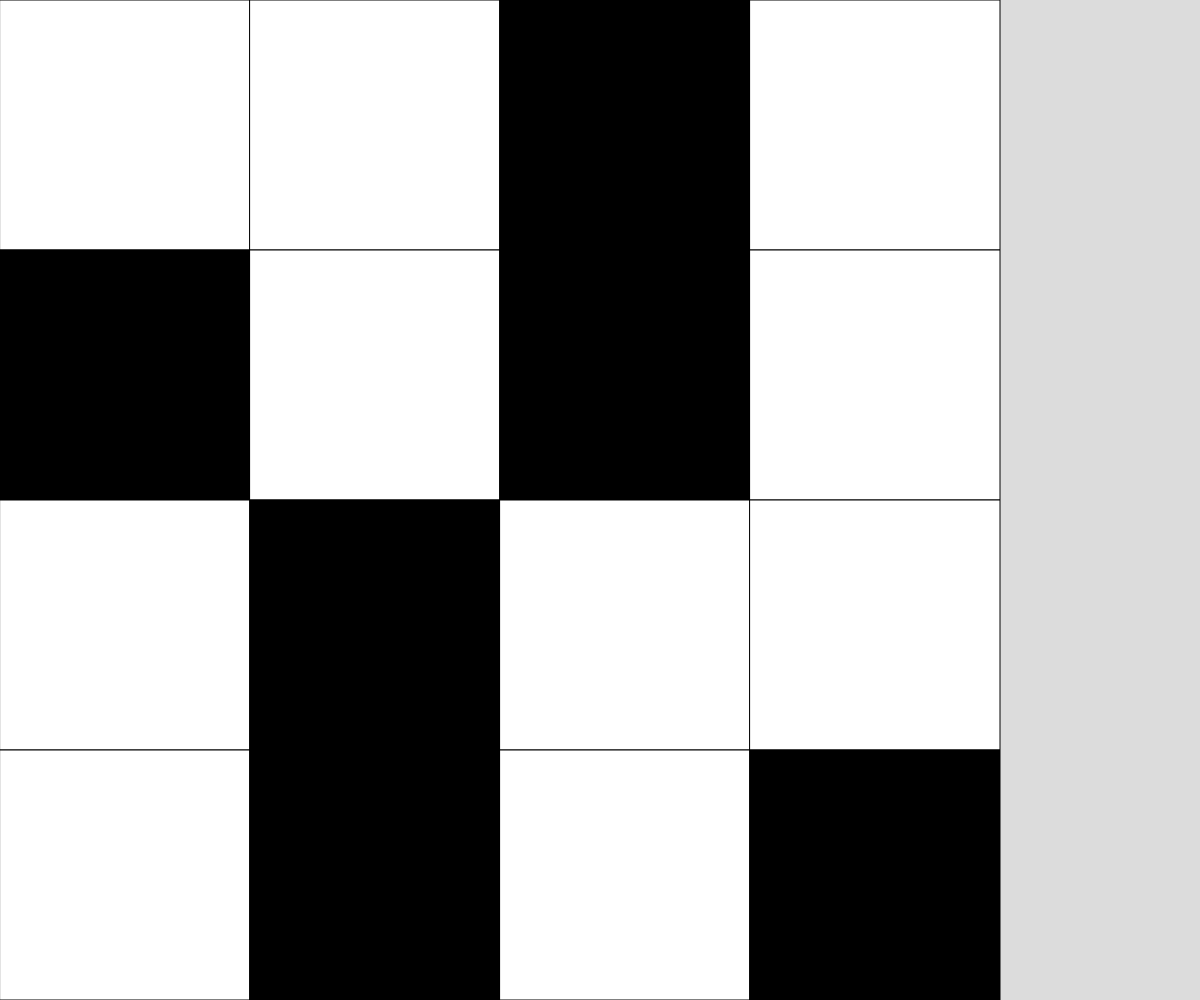
Frame 1 (no input)
Frame 60 (no input): identical to frame 1, image omitted
Frame 120 (the mouse pressed at the canvas centre since frame 60): identical to frame 1, image omitted

The p5.js sketch that drew this single still picture (run headless with seeded random() and noise() and a simulated clock; from frame 60 on, the mouse is pressed at the canvas centre):

// p5.js sketch
// ── sketch.js
// Project Title
// Your Name
// Date
//
// Extra for Experts:
// - describe what you did to take this project "above and beyond"

let theGrid = [[0,0,1,0],
               [1,0,1,0],
               [0,1,0,0],
               [0,1,0,1]];

const SQUARE_DIMENSIONS = theGrid.length;

let cellSize;

function setup() {
  createCanvas(windowWidth, windowHeight);
  if(width < height){
    cellSize = width / SQUARE_DIMENSIONS;
  }

  else {
    cellSize = height / SQUARE_DIMENSIONS;
  }
}

function draw() {
  background(220);
  showGrid();
}

function showGrid() {
  for (let y=0; y< SQUARE_DIMENSIONS; y++){
    for(let x=0; x< SQUARE_DIMENSIONS; x++){
      if (theGrid[y][x] === 1){
        fill("black");
      }
      if (theGrid[y][x] === 0){
        fill("white");
      }
      square(x*cellSize, y*cellSize, cellSize);
    }
  }
}

function mouseClicked(){
  
}
